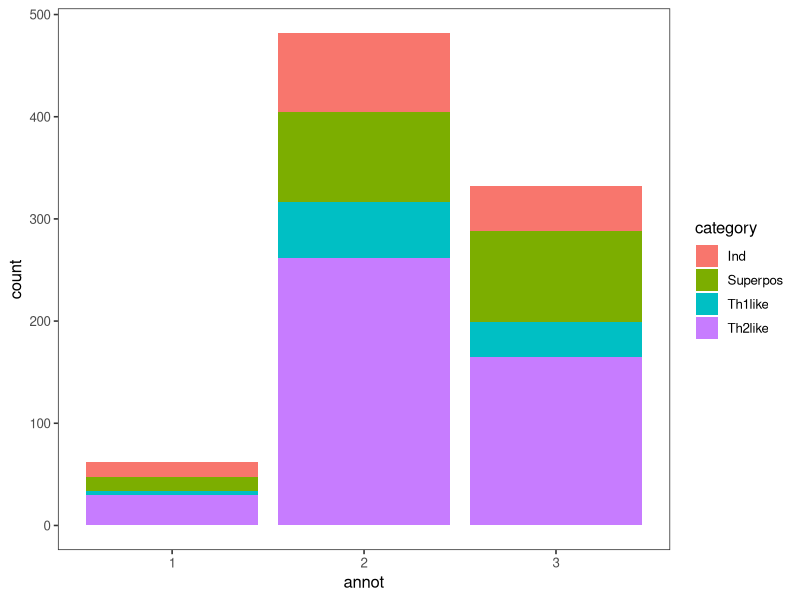

This chart was generated by the following R code:
require(dplyr)
require(ggplot2)
require(tidyr)

df_clust = read.csv("data/clustered_genes/kinetic_genes_clusters_renamed_20211214.csv")
mygenes <- read.csv("data/linear_model/linear_model_processed.csv")


df <- left_join(mygenes, df_clust)
df <- df %>% filter(model == "Th1/2") %>% filter(celltype == "Th1/2")
g <- ggplot(data = df, aes(x= annot, fill = category)) +
  geom_bar() + theme_bw(base_size = 12) + theme(panel.grid.major = element_blank(),
                                                                             panel.grid.minor = element_blank())

ggsave("figures/fig4/linear_model/barplot_kinetic_clusters.png", width = 4, height = 2)